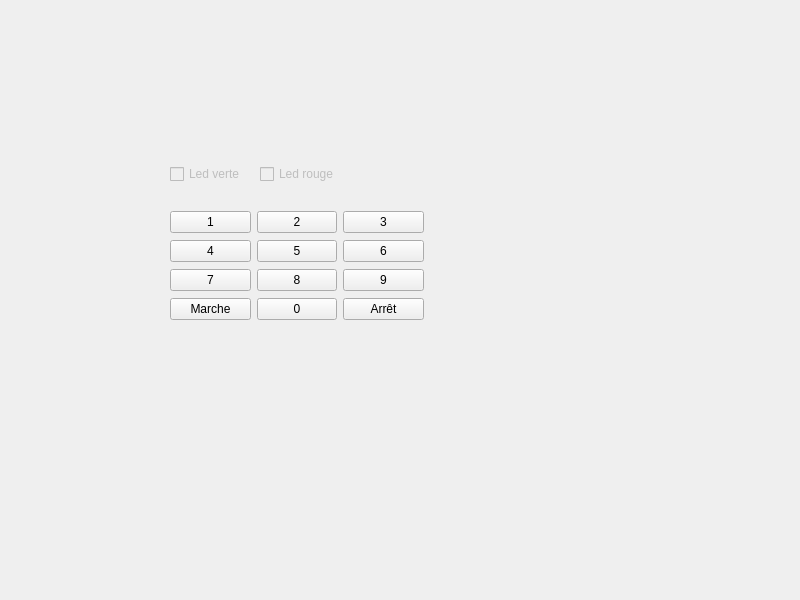
<?xml version="1.0" encoding="UTF-8"?>
<ui version="4.0">
 <class>Clavier</class>
 <widget class="QWidget" name="Clavier">
  <property name="geometry">
   <rect>
    <x>0</x>
    <y>0</y>
    <width>800</width>
    <height>600</height>
   </rect>
  </property>
  <property name="windowTitle">
   <string>Clavier</string>
  </property>
  <widget class="QWidget" name="">
   <property name="geometry">
    <rect>
     <x>170</x>
     <y>210</y>
     <width>254</width>
     <height>112</height>
    </rect>
   </property>
   <layout class="QGridLayout" name="gridLayout">
    <item row="0" column="0">
     <widget class="QPushButton" name="pushButton1">
      <property name="text">
       <string>1</string>
      </property>
     </widget>
    </item>
    <item row="0" column="1">
     <widget class="QPushButton" name="pushButton2">
      <property name="text">
       <string>2</string>
      </property>
     </widget>
    </item>
    <item row="0" column="2">
     <widget class="QPushButton" name="pushButton3">
      <property name="text">
       <string>3</string>
      </property>
     </widget>
    </item>
    <item row="1" column="0">
     <widget class="QPushButton" name="pushButton4">
      <property name="text">
       <string>4</string>
      </property>
     </widget>
    </item>
    <item row="1" column="1">
     <widget class="QPushButton" name="pushButton5">
      <property name="text">
       <string>5</string>
      </property>
     </widget>
    </item>
    <item row="1" column="2">
     <widget class="QPushButton" name="pushButton6">
      <property name="text">
       <string>6</string>
      </property>
     </widget>
    </item>
    <item row="2" column="0">
     <widget class="QPushButton" name="pushButton7">
      <property name="text">
       <string>7</string>
      </property>
     </widget>
    </item>
    <item row="2" column="1">
     <widget class="QPushButton" name="pushButton8">
      <property name="text">
       <string>8</string>
      </property>
     </widget>
    </item>
    <item row="2" column="2">
     <widget class="QPushButton" name="pushButton9">
      <property name="text">
       <string>9</string>
      </property>
     </widget>
    </item>
    <item row="3" column="0">
     <widget class="QPushButton" name="pushButtonMarche">
      <property name="text">
       <string>Marche</string>
      </property>
     </widget>
    </item>
    <item row="3" column="1">
     <widget class="QPushButton" name="pushButton0">
      <property name="text">
       <string>0</string>
      </property>
     </widget>
    </item>
    <item row="3" column="2">
     <widget class="QPushButton" name="pushButtonArret">
      <property name="text">
       <string>Arrêt</string>
      </property>
     </widget>
    </item>
   </layout>
  </widget>
  <widget class="QWidget" name="">
   <property name="geometry">
    <rect>
     <x>170</x>
     <y>159</y>
     <width>174</width>
     <height>31</height>
    </rect>
   </property>
   <layout class="QGridLayout" name="gridLayout_2">
    <item row="0" column="0">
     <widget class="QCheckBox" name="checkBoxLedVerte">
      <property name="enabled">
       <bool>false</bool>
      </property>
      <property name="text">
       <string>Led verte</string>
      </property>
     </widget>
    </item>
    <item row="0" column="1">
     <widget class="QCheckBox" name="checkBoxLedRouge">
      <property name="enabled">
       <bool>false</bool>
      </property>
      <property name="text">
       <string>Led rouge</string>
      </property>
     </widget>
    </item>
   </layout>
  </widget>
 </widget>
 <resources/>
 <connections/>
</ui>
